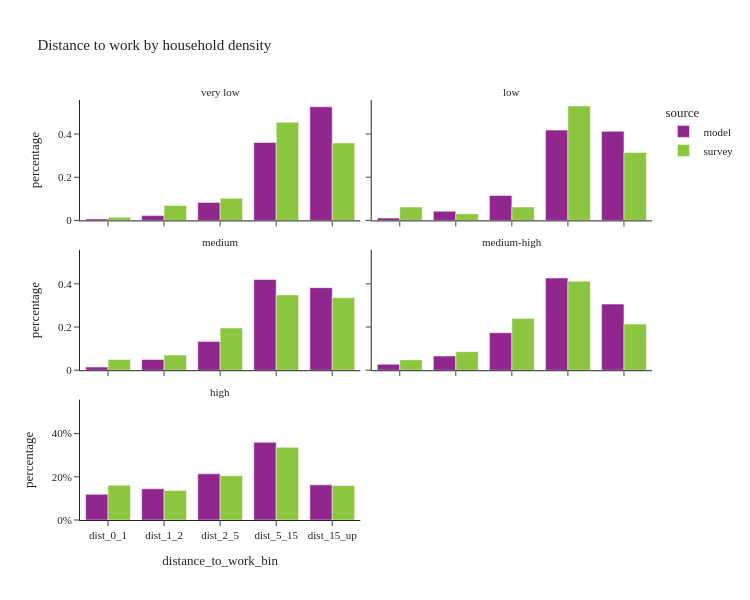

The cell this chart's notebook holds for it:
### Markdown cell above
- Household density represents the household density of a person's home location

### Code cell
util.plot_share_facetbar(per_data, 'person_weight', share_col="distance_to_work_bin", title="Distance to work by household density", 
                            facet_col="log_hh_1_group", facet_col_wrap=2, height=600, orientation='v')

### Figure 1 — Plotly figure (JSON) as saved in the notebook; plotly's stock layout.template omitted (floating-point values rounded to 4 significant figures)
{"data": [{"alignmentgroup": "True", "customdata": [[1715], [5500], [20488], [88877], [129592]], "hovertemplate": "source=model<br>log_hh_1_group=very low<br>distance_to_work_bin=%{x}<br>percentage=%{y}<br>sample_size=%{customdata[0]}<extra></extra>", "legendgroup": "model", "marker": {"color": "#91268F", "pattern": {"shape": ""}}, "name": "model", "offsetgroup": "model", "orientation": "v", "showlegend": true, "textposition": "auto", "type": "bar", "x": ["dist_0_1", "dist_1_2", "dist_2_5", "dist_5_15", "dist_15_up"], "xaxis": "x5", "y": [0.006967, 0.02234, 0.08323, 0.361, 0.5264], "yaxis": "y5"}, {"alignmentgroup": "True", "customdata": [[2817], [11097], [30205], [109056], [107557]], "hovertemplate": "source=model<br>log_hh_1_group=low<br>distance_to_work_bin=%{x}<br>percentage=%{y}<br>sample_size=%{customdata[0]}<extra></extra>", "legendgroup": "model", "marker": {"color": "#91268F", "pattern": {"shape": ""}}, "name": "model", "offsetgroup": "model", "orientation": "v", "showlegend": false, "textposition": "auto", "type": "bar", "x": ["dist_0_1", "dist_1_2", "dist_2_5", "dist_5_15", "dist_15_up"], "xaxis": "x6", "y": [0.0108, 0.04256, 0.1158, 0.4183, 0.4125], "yaxis": "y6"}, {"alignmentgroup": "True", "customdata": [[7762], [26126], [70422], [221677], [201637]], "hovertemplate": "source=model<br>log_hh_1_group=medium<br>distance_to_work_bin=%{x}<br>percentage=%{y}<br>sample_size=%{customdata[0]}<extra></extra>", "legendgroup": "model", "marker": {"color": "#91268F", "pattern": {"shape": ""}}, "name": "model", "offsetgroup": "model", "orientation": "v", "showlegend": false, "textposition": "auto", "type": "bar", "x": ["dist_0_1", "dist_1_2", "dist_2_5", "dist_5_15", "dist_15_up"], "xaxis": "x3", "y": [0.01471, 0.04952, 0.1335, 0.4201, 0.3822], "yaxis": "y3"}, {"alignmentgroup": "True", "customdata": [[13499], [32266], [85151], [209544], [150238]], "hovertemplate": "source=model<br>log_hh_1_group=medium-high<br>distance_to_work_bin=%{x}<br>percentage=%{y}<br>sample_size=%{customdata[0]}<extra></extra>", "legendgroup": "model", "marker": {"color": "#91268F", "pattern": {"shape": ""}}, "name": "model", "offsetgroup": "model", "orientation": "v", "showlegend": false, "textposition": "auto", "type": "bar", "x": ["dist_0_1", "dist_1_2", "dist_2_5", "dist_5_15", "dist_15_up"], "xaxis": "x4", "y": [0.02751, 0.06576, 0.1735, 0.427, 0.3062], "yaxis": "y4"}, {"alignmentgroup": "True", "customdata": [[54831], [66613], [98670], [165736], [75081]], "hovertemplate": "source=model<br>log_hh_1_group=high<br>distance_to_work_bin=%{x}<br>percentage=%{y}<br>sample_size=%{customdata[0]}<extra></extra>", "legendgroup": "model", "marker": {"color": "#91268F", "pattern": {"shape": ""}}, "name": "model", "offsetgroup": "model", "orientation": "v", "showlegend": false, "textposition": "auto", "type": "bar", "x": ["dist_0_1", "dist_1_2", "dist_2_5", "dist_5_15", "dist_15_up"], "xaxis": "x", "y": [0.119, 0.1445, 0.2141, 0.3596, 0.1629], "yaxis": "y"}, {"alignmentgroup": "True", "customdata": [[8], [9], [24], [75], [91]], "hovertemplate": "source=survey<br>log_hh_1_group=very low<br>distance_to_work_bin=%{x}<br>percentage=%{y}<br>sample_size=%{customdata[0]}<extra></extra>", "legendgroup": "survey", "marker": {"color": "#8CC63E", "pattern": {"shape": ""}}, "name": "survey", "offsetgroup": "survey", "orientation": "v", "showlegend": true, "textposition": "auto", "type": "bar", "x": ["dist_0_1", "dist_1_2", "dist_2_5", "dist_5_15", "dist_15_up"], "xaxis": "x5", "y": [0.01474, 0.06902, 0.1023, 0.4548, 0.3591], "yaxis": "y5"}, {"alignmentgroup": "True", "customdata": [[13], [9], [28], [103], [60]], "hovertemplate": "source=survey<br>log_hh_1_group=low<br>distance_to_work_bin=%{x}<br>percentage=%{y}<br>sample_size=%{customdata[0]}<extra></extra>", "legendgroup": "survey", "marker": {"color": "#8CC63E", "pattern": {"shape": ""}}, "name": "survey", "offsetgroup": "survey", "orientation": "v", "showlegend": false, "textposition": "auto", "type": "bar", "x": ["dist_0_1", "dist_1_2", "dist_2_5", "dist_5_15", "dist_15_up"], "xaxis": "x6", "y": [0.06206, 0.03091, 0.06222, 0.5298, 0.315], "yaxis": "y6"}, {"alignmentgroup": "True", "customdata": [[41], [28], [76], [197], [127]], "hovertemplate": "source=survey<br>log_hh_1_group=medium<br>distance_to_work_bin=%{x}<br>percentage=%{y}<br>sample_size=%{customdata[0]}<extra></extra>", "legendgroup": "survey", "marker": {"color": "#8CC63E", "pattern": {"shape": ""}}, "name": "survey", "offsetgroup": "survey", "orientation": "v", "showlegend": false, "textposition": "auto", "type": "bar", "x": ["dist_0_1", "dist_1_2", "dist_2_5", "dist_5_15", "dist_15_up"], "xaxis": "x3", "y": [0.04945, 0.07007, 0.1955, 0.3488, 0.3362], "yaxis": "y3"}, {"alignmentgroup": "True", "customdata": [[51], [39], [137], [224], [102]], "hovertemplate": "source=survey<br>log_hh_1_group=medium-high<br>distance_to_work_bin=%{x}<br>percentage=%{y}<br>sample_size=%{customdata[0]}<extra></extra>", "legendgroup": "survey", "marker": {"color": "#8CC63E", "pattern": {"shape": ""}}, "name": "survey", "offsetgroup": "survey", "orientation": "v", "showlegend": false, "textposition": "auto", "type": "bar", "x": ["dist_0_1", "dist_1_2", "dist_2_5", "dist_5_15", "dist_15_up"], "xaxis": "x4", "y": [0.04781, 0.08603, 0.2399, 0.4125, 0.2137], "yaxis": "y4"}, {"alignmentgroup": "True", "customdata": [[242], [174], [314], [379], [161]], "hovertemplate": "source=survey<br>log_hh_1_group=high<br>distance_to_work_bin=%{x}<br>percentage=%{y}<br>sample_size=%{customdata[0]}<extra></extra>", "legendgroup": "survey", "marker": {"color": "#8CC63E", "pattern": {"shape": ""}}, "name": "survey", "offsetgroup": "survey", "orientation": "v", "showlegend": false, "textposition": "auto", "type": "bar", "x": ["dist_0_1", "dist_1_2", "dist_2_5", "dist_5_15", "dist_15_up"], "xaxis": "x", "y": [0.1612, 0.1367, 0.2051, 0.3368, 0.1601], "yaxis": "y"}], "layout": {"annotations": [{"font": {}, "showarrow": false, "text": "high", "x": 0.245, "xanchor": "center", "xref": "paper", "y": 0.2867, "yanchor": "bottom", "yref": "paper"}, {"font": {}, "showarrow": false, "text": "medium", "x": 0.245, "xanchor": "center", "xref": "paper", "y": 0.6433, "yanchor": "bottom", "yref": "paper"}, {"font": {}, "showarrow": false, "text": "medium-high", "x": 0.755, "xanchor": "center", "xref": "paper", "y": 0.6433, "yanchor": "bottom", "yref": "paper"}, {"font": {}, "showarrow": false, "text": "very low", "x": 0.245, "xanchor": "center", "xref": "paper", "y": 1.0, "yanchor": "bottom", "yref": "paper"}, {"font": {}, "showarrow": false, "text": "low", "x": 0.755, "xanchor": "center", "xref": "paper", "y": 1.0, "yanchor": "bottom", "yref": "paper"}], "barmode": "group", "height": 600, "legend": {"title": {"text": "source"}, "tracegroupgap": 0}, "title": {"text": "Distance to work by household density"}, "width": 750, "xaxis": {"anchor": "y", "domain": [0.0, 0.49], "title": {"text": "distance_to_work_bin"}}, "xaxis2": {"anchor": "y2", "domain": [0.51, 1.0], "matches": "x", "title": {"text": "distance_to_work_bin"}}, "xaxis3": {"anchor": "y3", "domain": [0.0, 0.49], "matches": "x", "showticklabels": false}, "xaxis4": {"anchor": "y4", "domain": [0.51, 1.0], "matches": "x", "showticklabels": false}, "xaxis5": {"anchor": "y5", "domain": [0.0, 0.49], "matches": "x", "showticklabels": false}, "xaxis6": {"anchor": "y6", "domain": [0.51, 1.0], "matches": "x", "showticklabels": false}, "yaxis": {"anchor": "x", "domain": [0.0, 0.2867], "tickformat": ".0%", "title": {"text": "percentage"}}, "yaxis2": {"anchor": "x2", "domain": [0.0, 0.2867], "matches": "y", "showticklabels": false, "tickformat": ".0%"}, "yaxis3": {"anchor": "x3", "domain": [0.3567, 0.6433], "matches": "y", "title": {"text": "percentage"}}, "yaxis4": {"anchor": "x4", "domain": [0.3567, 0.6433], "matches": "y", "showticklabels": false}, "yaxis5": {"anchor": "x5", "domain": [0.7133, 1.0], "matches": "y", "title": {"text": "percentage"}}, "yaxis6": {"anchor": "x6", "domain": [0.7133, 1.0], "matches": "y", "showticklabels": false}}}
